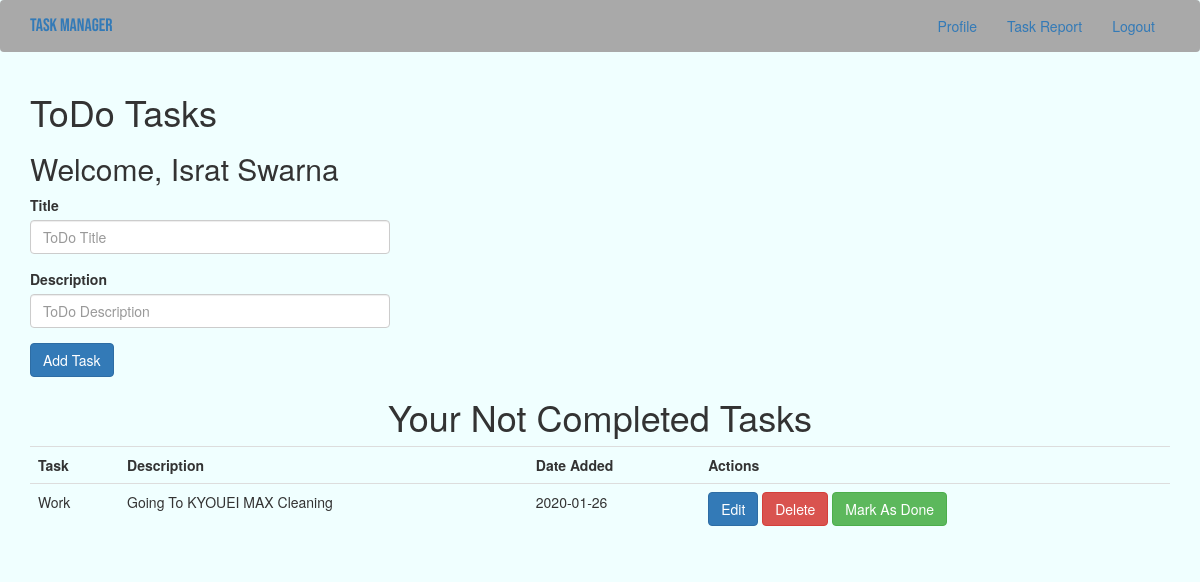
The page /index (signed in) on the database as committed earlier.
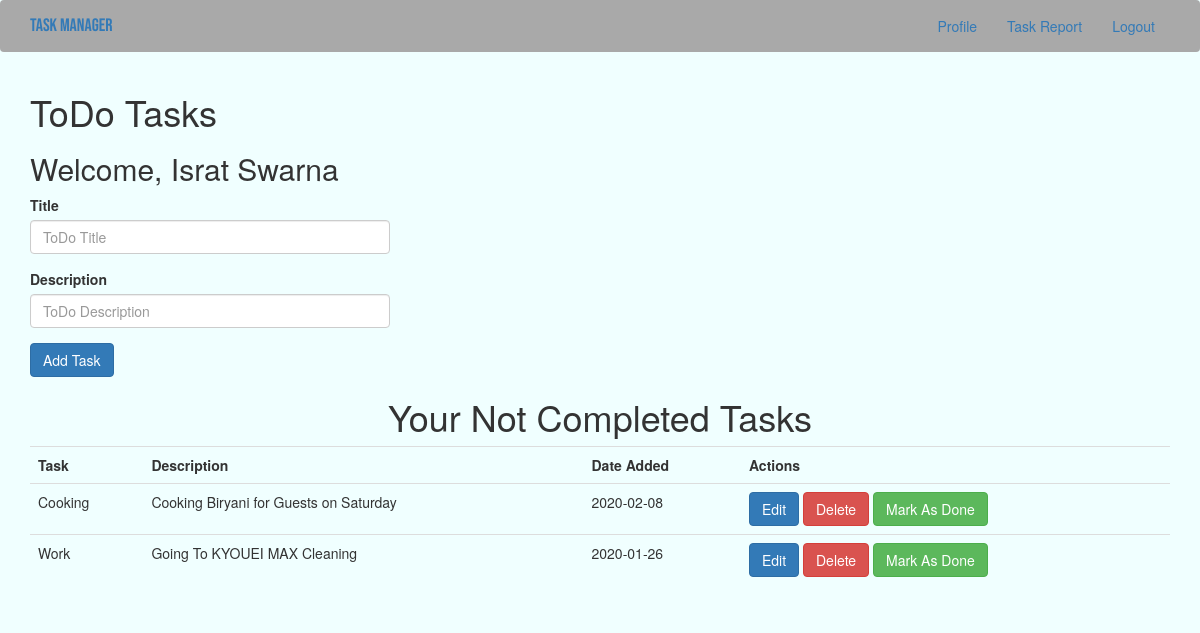
The same page on the database as committed later.
### app/models.py (models this page shows, shortened)
class User(UserMixin, db.Model):
    __tablename__ = "user"
    id = db.Column(db.Integer, primary_key = True)
    username = db.Column(db.String(64), index = True, unique = True)
    firstName = db.Column(db.String(50))
    lastName = db.Column(db.String(50))
    email = db.Column(db.String(120), index = True, unique = True)
    password_hash = db.Column(db.String(128))
    todoitems = db.relationship("ToDo", backref = "owner", lazy = "dynamic")

class ToDo(db.Model):
    __tablename__ = "todoitems"
    item_id = db.Column(db.Integer, primary_key = True)
    title = db.Column(db.String(100), nullable = False)
    description = db.Column(db.String(200), nullable = False)
    date_created = db.Column(db.DateTime, default = datetime.utcnow)
    is_completed = db.Column(db.Boolean, default = False, nullable = False)
    user_id = db.Column(db.Integer, db.ForeignKey("user.id"), nullable = False)

### app/routes.py (the view)
@app.route('/', methods = ["POST", "GET"])
@app.route("/index", methods = ["POST", "GET"])
@login_required
def index():
    if request.method == "POST":
        task_title = request.form["title"]
        task_description = request.form["description"]
        new_task = ToDo(title = task_title, description = task_description)
        new_task.user_id = current_user.id
        try:
            db.session.add(new_task)
            db.session.commit()
            flash("Item Added! Your ToDo Item Successfully Created!")
            return redirect(url_for("index"))
        except:
            flash("There was an issue adding your task! Please try again later.")
    else:
        todoitems = ToDo.query.filter_by(user_id = current_user.id).order_by(ToDo.date_created.desc()).all()
        return render_template("index.html", todoitems = todoitems)

### app/models.py (called while the page is built)
@login.user_loader
def load_user(id):
    return User.query.get(int(id))

### app/templates/index.html (shortened to what this page needs)
{% extends "base.html" %}
{% block app_content %}
    <div class="container">
        <h1>ToDo Tasks</h1>
        <h2>Welcome,&nbsp;{{ current_user.firstName }}&nbsp;{{ current_user.lastName }}</h2>
        <div class="row">
            <div class="col-md-4">
                <form action="/" method="POST">
                    <div class="form-group">
                        <label for="title">Title</label>
                        <input type="text" class="form-control" name="title" id="title" aria-describedby="ToDo Title" placeholder="ToDo Title">
                    </div>
                    <div class="form-group">
                        <label for="description">Description</label>
                        <input type="text" class="form-control" name="description" id="description" aria-describedby="ToDo Description" placeholder="ToDo Description">
                    </div>
                    <button type="submit" class="btn btn-primary">Add Task</button>
                </form>
            </div>
        </div>
        <h1 class="text-center">Your Not Completed Tasks</h1>
        <table class="table table-hover table-dark">
            <tr>
                <th>Task</th>
                <th>Description</th>
                <th>Date Added</th>
                <th>Actions</th>
            </tr>
                {% for todoitem in todoitems %}
                    <tr>
                        <td>{{ todoitem.title }}</td>
                        <td>{{ todoitem.description }}</td>
                        <td>{{ todoitem.date_created.date() }}</td>
                        <td>
                            <a href="/update/{{todoitem.item_id}}" class="btn btn-primary edit_button" data-toggle="modal" data-target="#editItem{{todoitem.item_id}}">Edit</a>
                            <a href="/delete/{{todoitem.item_id}}" class="btn btn-danger">Delete</a>
                            <a href="" class="btn btn-success">Mark As Done</a>
                        </td>
                    </tr>
                {% endfor %}
        </table>
    </div>
{% endblock %}

### app/templates/base.html (shortened to what this page needs)
{% extends "bootstrap/base.html" %}
{% block styles %}
    {{ super() }}
    <link rel="stylesheet" href="{{ url_for('static', filename='css/pc-style.css') }}">
{% endblock %}
{% block navbar %}
    <nav class="navbar navbar-expand-lg navbar-light bg-light">
        <div class="container">
            <div class="navbar-header">
                <a class="navbar-brand" href="{{ url_for('index') }}">Task Manager</a>
            </div>
            <div class="collapse navbar-collapse" id="bs-example-navbar-collapse-1">
                <ul class="nav navbar-nav navbar-right">
                    {% if current_user.is_anonymous %}
                        <li><a href="{{ url_for('login') }}">Login</a></li>
                    {% else %}
                        <li><a href="{{ url_for('user', username=current_user.username) }}">Profile</a></li>
                        <li><a href="">Task Report</a></li>
                        <li><a href="{{ url_for('logout') }}">Logout</a></li>
                    {% endif %}
                </ul>
            </div>
        </div>
    </nav>
{% endblock %}
{% block content %}
    <div class="container">
        <div class="row">
            {% block app_content %}{% endblock %}
        </div>
    </div>
{% endblock %}

### app/static/css/pc-style.css (style rules this page uses)
body { background-color: azure; }
a.navbar-brand { font-family: 'Bebas Neue', cursive; }
.navbar { background-color: darkgray; }

Rows that differ between the two databases and show on the page:
now on this page (row edited): ToDo: title "Cooking", description "Cooking Biryani for Guests on Saturday", date_created "2020-02-08"
